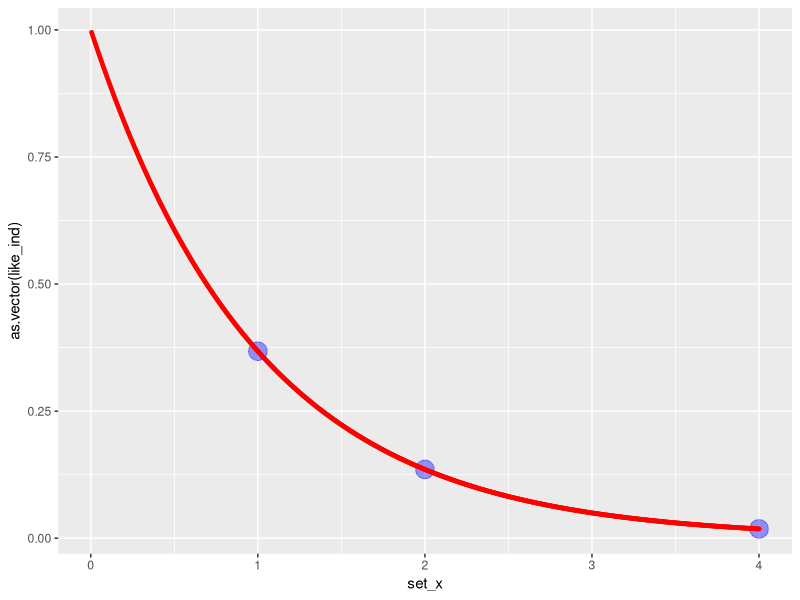

The R source for this figure: (Note: this script raises an error after producing the figure.)
rm(list=ls())
if(! require(ggplot2))
	{install.packages("ggplot2")}
library("ggplot2")
## (a) 
x = (1:800)/200
theta = 1
exp_fun = theta*exp(-theta*x)
#plot(x,exp_fun, type = "l", col = "red", lwd = 3)

##b
set_x = c(1,2,4)
like_ind = NULL
theta = 1
for(i in 1:length(set_x))
{ 
	temp = theta*exp(-theta*set_x[i])
	like_ind = cbind(like_ind, temp)
}
p1 <- ggplot() + geom_point(alpha = 0.4, colour = "blue", aes(x = set_x, y = as.vector(like_ind), size = 0.31))
p1 <- p1 + geom_point(alpha = 1.0, colour = "red", aes(x = x, y = exp_fun, size = 0.3)) + theme(legend.position="none")
p1



## g
rm(list=ls())
if(! require(ggplot2))
	{install.packages("ggplot2")}
library("ggplot2")

theta = (1:1600)/400
alpha = 2.0
beta = 0.2
num = 256
gamma_fn = (beta**(alpha))/exp(lgamma(alpha))*(theta**(alpha-1))*exp(-beta*theta)
rand_exp = as.vector(rexp(n = num, rate = 1))

for(i in 1:num)
{
	alpha = alpha + 1
	beta = beta + rand_exp[i]
	if(i == 4)
	{gamma_fn4 = exp(alpha*log(beta) - lgamma(alpha) + (alpha-1)*log(theta) - beta*theta)}
	if(i == 8)
	{gamma_fn8 = exp(alpha*log(beta) - lgamma(alpha) + (alpha-1)*log(theta) - beta*theta)}
	if(i == 16)
	{gamma_fn16 = exp(alpha*log(beta) - lgamma(alpha) + (alpha-1)*log(theta) - beta*theta)}
	if(i == 256)
	{gamma_fn256 = exp(alpha*log(beta) - lgamma(alpha) + (alpha-1)*log(theta) - beta*theta)}
}
p1 <- ggplot() 
p1 <- p1 + geom_point(colour = "tomato", alpha = 10/10, aes(x = theta, y = gamma_fn256))
p1 <- p1 + geom_point(colour = "gray58", alpha = 5/10, aes(x = theta, y = gamma_fn16))
p1 <- p1 + geom_point(colour = "black", alpha = 1/10, aes(x = theta, y = gamma_fn8))
p1 <- p1 + geom_point(colour = "lightslateblue", alpha = 1/10, aes(x = theta, y = gamma_fn4))
p1 <- p1 + geom_point(colour = "springgreen3", alpha = 1/10, aes(x = theta, y = gamma_fn))
p1 <- p1 + labs(list(title="Gamma Posterior pdf", x="Theta", y=" ")) + layer(geom="jitter")
p1
